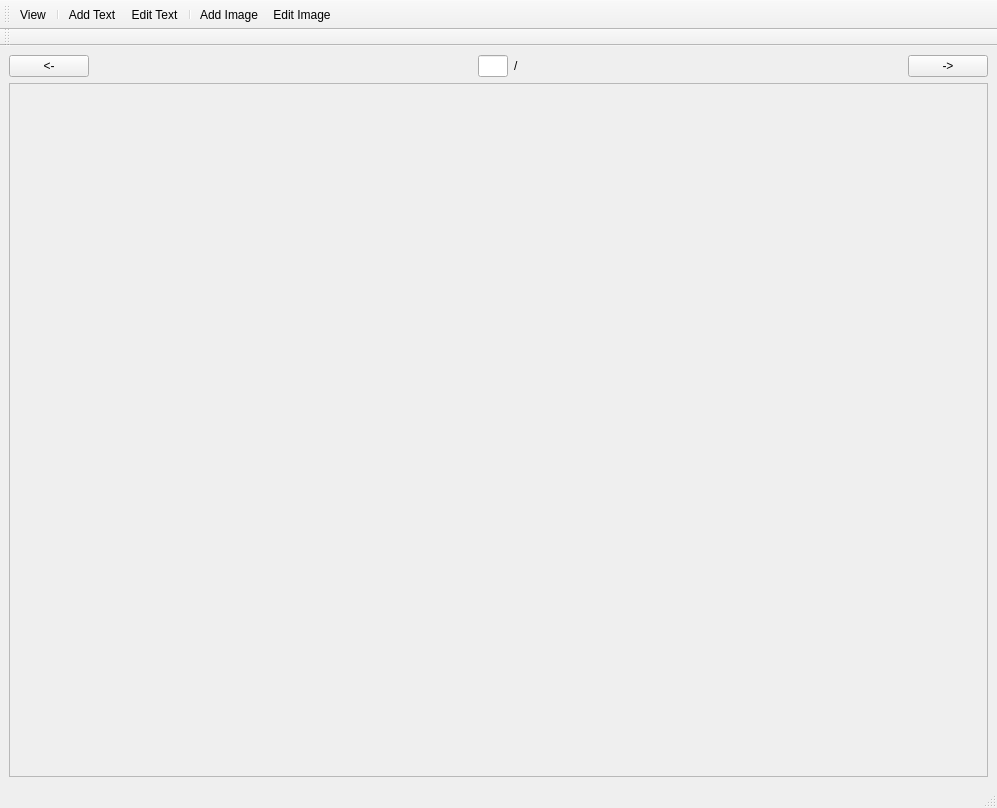
<?xml version="1.0" encoding="UTF-8"?>
<ui version="4.0">
 <class>MainWindow</class>
 <widget class="QMainWindow" name="MainWindow">
  <property name="geometry">
   <rect>
    <x>0</x>
    <y>0</y>
    <width>997</width>
    <height>808</height>
   </rect>
  </property>
  <property name="windowTitle">
   <string>MainWindow</string>
  </property>
  <widget class="QWidget" name="centralwidget">
   <layout class="QVBoxLayout" name="verticalLayout">
    <item>
     <layout class="QHBoxLayout" name="horizontalLayout">
      <item>
       <widget class="QPushButton" name="prev_btn">
        <property name="text">
         <string>&lt;-</string>
        </property>
       </widget>
      </item>
      <item>
       <spacer name="horizontalSpacer">
        <property name="orientation">
         <enum>Qt::Orientation::Horizontal</enum>
        </property>
        <property name="sizeHint" stdset="0">
         <size>
          <width>40</width>
          <height>20</height>
         </size>
        </property>
       </spacer>
      </item>
      <item>
       <widget class="QLineEdit" name="page_selector">
        <property name="maximumSize">
         <size>
          <width>30</width>
          <height>16777215</height>
         </size>
        </property>
       </widget>
      </item>
      <item>
       <widget class="QLabel" name="total">
        <property name="text">
         <string>/</string>
        </property>
       </widget>
      </item>
      <item>
       <spacer name="horizontalSpacer_2">
        <property name="orientation">
         <enum>Qt::Orientation::Horizontal</enum>
        </property>
        <property name="sizeHint" stdset="0">
         <size>
          <width>40</width>
          <height>20</height>
         </size>
        </property>
       </spacer>
      </item>
      <item>
       <widget class="QPushButton" name="next_btn">
        <property name="text">
         <string>-&gt;</string>
        </property>
       </widget>
      </item>
     </layout>
    </item>
    <item>
     <widget class="QScrollArea" name="scrollArea">
      <property name="layoutDirection">
       <enum>Qt::LayoutDirection::LeftToRight</enum>
      </property>
      <property name="verticalScrollBarPolicy">
       <enum>Qt::ScrollBarPolicy::ScrollBarAsNeeded</enum>
      </property>
      <property name="widgetResizable">
       <bool>true</bool>
      </property>
      <property name="alignment">
       <set>Qt::AlignmentFlag::AlignCenter</set>
      </property>
      <widget class="QWidget" name="scrollAreaWidgetContents_5">
       <property name="geometry">
        <rect>
         <x>0</x>
         <y>0</y>
         <width>975</width>
         <height>660</height>
        </rect>
       </property>
       <layout class="QVBoxLayout" name="page_scroll"/>
      </widget>
     </widget>
    </item>
   </layout>
  </widget>
  <widget class="QMenuBar" name="menubar">
   <property name="geometry">
    <rect>
     <x>0</x>
     <y>0</y>
     <width>997</width>
     <height>33</height>
    </rect>
   </property>
  </widget>
  <widget class="QStatusBar" name="statusbar"/>
  <widget class="QToolBar" name="toolBar">
   <property name="windowTitle">
    <string>toolBar</string>
   </property>
   <attribute name="toolBarArea">
    <enum>TopToolBarArea</enum>
   </attribute>
   <attribute name="toolBarBreak">
    <bool>false</bool>
   </attribute>
   <addaction name="actionView"/>
   <addaction name="separator"/>
   <addaction name="actionAdd_Text"/>
   <addaction name="actionEdit_Text"/>
   <addaction name="separator"/>
   <addaction name="actionAdd_Image"/>
   <addaction name="actionEdit_Image"/>
  </widget>
  <widget class="QToolBar" name="toolBar_2">
   <property name="windowTitle">
    <string>toolBar_2</string>
   </property>
   <attribute name="toolBarArea">
    <enum>TopToolBarArea</enum>
   </attribute>
   <attribute name="toolBarBreak">
    <bool>true</bool>
   </attribute>
  </widget>
  <action name="actionView">
   <property name="checkable">
    <bool>true</bool>
   </property>
   <property name="text">
    <string>View</string>
   </property>
   <property name="menuRole">
    <enum>QAction::MenuRole::NoRole</enum>
   </property>
  </action>
  <action name="actionAdd_Text">
   <property name="checkable">
    <bool>true</bool>
   </property>
   <property name="text">
    <string>Add Text</string>
   </property>
   <property name="menuRole">
    <enum>QAction::MenuRole::NoRole</enum>
   </property>
  </action>
  <action name="actionEdit_Text">
   <property name="checkable">
    <bool>true</bool>
   </property>
   <property name="text">
    <string>Edit Text</string>
   </property>
   <property name="menuRole">
    <enum>QAction::MenuRole::NoRole</enum>
   </property>
  </action>
  <action name="actionOpen">
   <property name="text">
    <string>Open PDF</string>
   </property>
  </action>
  <action name="actionSave">
   <property name="text">
    <string>Save</string>
   </property>
  </action>
  <action name="actionSaveAs">
   <property name="text">
    <string>Save As...</string>
   </property>
  </action>
  <action name="actionAdd_Image">
   <property name="text">
    <string>Add Image</string>
   </property>
   <property name="menuRole">
    <enum>QAction::MenuRole::NoRole</enum>
   </property>
  </action>
  <action name="actionEdit_Image">
   <property name="checkable">
    <bool>true</bool>
   </property>
   <property name="text">
    <string>Edit Image</string>
   </property>
   <property name="menuRole">
    <enum>QAction::MenuRole::NoRole</enum>
   </property>
  </action>
  <action name="actionClose">
   <property name="text">
    <string>Close</string>
   </property>
   <property name="menuRole">
    <enum>QAction::MenuRole::NoRole</enum>
   </property>
  </action>
 </widget>
 <resources/>
 <connections/>
</ui>
